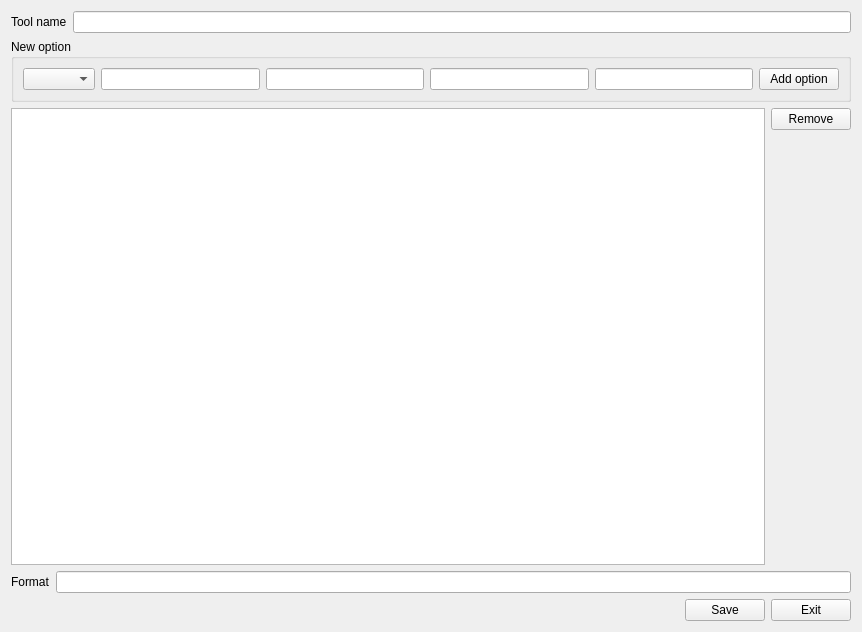
<?xml version="1.0" encoding="UTF-8"?>
<ui version="4.0">
 <class>Form</class>
 <widget class="QWidget" name="Form">
  <property name="geometry">
   <rect>
    <x>0</x>
    <y>0</y>
    <width>862</width>
    <height>632</height>
   </rect>
  </property>
  <property name="windowTitle">
   <string>Form</string>
  </property>
  <layout class="QVBoxLayout" name="verticalLayout_2">
   <item>
    <layout class="QHBoxLayout" name="horizontalLayout_3">
     <item>
      <widget class="QLabel" name="label">
       <property name="text">
        <string>Tool name</string>
       </property>
      </widget>
     </item>
     <item>
      <widget class="QLineEdit" name="edToolName"/>
     </item>
    </layout>
   </item>
   <item>
    <widget class="QGroupBox" name="groupBox">
     <property name="title">
      <string>New option</string>
     </property>
     <layout class="QHBoxLayout" name="horizontalLayout_2">
      <item>
       <widget class="QComboBox" name="cbIO"/>
      </item>
      <item>
       <widget class="QLineEdit" name="edOptName"/>
      </item>
      <item>
       <widget class="QLineEdit" name="edOptType"/>
      </item>
      <item>
       <widget class="QLineEdit" name="edOptRepr"/>
      </item>
      <item>
       <widget class="QLineEdit" name="edOptDef"/>
      </item>
      <item>
       <widget class="QPushButton" name="btnAddOpt">
        <property name="text">
         <string>Add option</string>
        </property>
       </widget>
      </item>
     </layout>
    </widget>
   </item>
   <item>
    <layout class="QHBoxLayout" name="horizontalLayout">
     <item>
      <widget class="QTableView" name="tblOptions"/>
     </item>
     <item>
      <layout class="QVBoxLayout" name="verticalLayout">
       <item>
        <widget class="QPushButton" name="btnRemoveOpt">
         <property name="text">
          <string>Remove</string>
         </property>
        </widget>
       </item>
       <item>
        <spacer name="verticalSpacer">
         <property name="orientation">
          <enum>Qt::Vertical</enum>
         </property>
         <property name="sizeHint" stdset="0">
          <size>
           <width>20</width>
           <height>40</height>
          </size>
         </property>
        </spacer>
       </item>
      </layout>
     </item>
    </layout>
   </item>
   <item>
    <layout class="QHBoxLayout" name="horizontalLayout_4">
     <item>
      <widget class="QLabel" name="label_2">
       <property name="text">
        <string>Format</string>
       </property>
      </widget>
     </item>
     <item>
      <widget class="QLineEdit" name="edFormat"/>
     </item>
    </layout>
   </item>
   <item>
    <layout class="QHBoxLayout" name="horizontalLayout_5">
     <item>
      <spacer name="horizontalSpacer">
       <property name="orientation">
        <enum>Qt::Horizontal</enum>
       </property>
       <property name="sizeHint" stdset="0">
        <size>
         <width>40</width>
         <height>20</height>
        </size>
       </property>
      </spacer>
     </item>
     <item>
      <widget class="QPushButton" name="btnSave">
       <property name="text">
        <string>Save</string>
       </property>
      </widget>
     </item>
     <item>
      <widget class="QPushButton" name="btnExit">
       <property name="text">
        <string>Exit</string>
       </property>
      </widget>
     </item>
    </layout>
   </item>
  </layout>
 </widget>
 <resources/>
 <connections/>
</ui>
